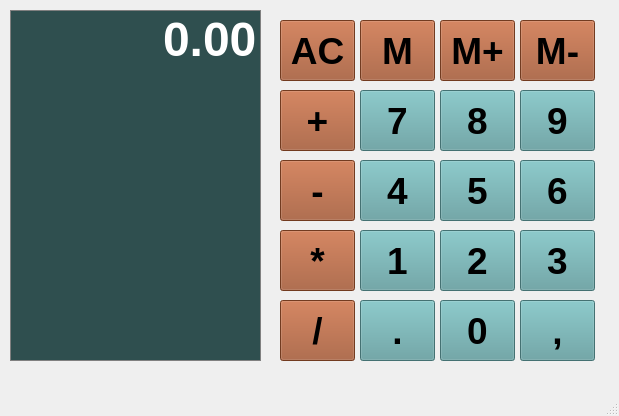
<?xml version="1.0" encoding="UTF-8"?>
<ui version="4.0">
 <class>Calcd</class>
 <widget class="QMainWindow" name="Calcd">
  <property name="geometry">
   <rect>
    <x>0</x>
    <y>0</y>
    <width>619</width>
    <height>416</height>
   </rect>
  </property>
  <property name="windowTitle">
   <string>Calcd</string>
  </property>
  <property name="styleSheet">
   <string notr="true">QPushButton{
	background-color: #5F9EA0;
	boder: 1px solid blue;
	padding: 5px;
}

QPushButtonPressed{
	background-color: #00 8B 8B;
	boder: 1px solid red;
	padding:  5px;
}</string>
  </property>
  <widget class="QWidget" name="centralwidget">
   <widget class="QPushButton" name="B7">
    <property name="geometry">
     <rect>
      <x>360</x>
      <y>90</y>
      <width>75</width>
      <height>61</height>
     </rect>
    </property>
    <property name="font">
     <font>
      <pointsize>28</pointsize>
      <bold>true</bold>
     </font>
    </property>
    <property name="styleSheet">
     <string notr="true">QPushButton{
	background-color: #5F9EA0;
	boder: 1px solid blue;
	padding: 5px
}
</string>
    </property>
    <property name="text">
     <string>7</string>
    </property>
   </widget>
   <widget class="QPushButton" name="B8">
    <property name="geometry">
     <rect>
      <x>440</x>
      <y>90</y>
      <width>75</width>
      <height>61</height>
     </rect>
    </property>
    <property name="font">
     <font>
      <pointsize>28</pointsize>
      <bold>true</bold>
     </font>
    </property>
    <property name="styleSheet">
     <string notr="true">QPushButton{
	background-color: #5F9EA0;
	boder: 1px solid blue;
	padding: 5px
}
</string>
    </property>
    <property name="text">
     <string>8</string>
    </property>
   </widget>
   <widget class="QPushButton" name="B9">
    <property name="geometry">
     <rect>
      <x>520</x>
      <y>90</y>
      <width>75</width>
      <height>61</height>
     </rect>
    </property>
    <property name="font">
     <font>
      <pointsize>28</pointsize>
      <bold>true</bold>
     </font>
    </property>
    <property name="styleSheet">
     <string notr="true">QPushButton{
	background-color: #5F9EA0;
	boder: 1px solid blue;
	padding: 5px
}
</string>
    </property>
    <property name="text">
     <string>9</string>
    </property>
   </widget>
   <widget class="QPushButton" name="B0">
    <property name="geometry">
     <rect>
      <x>440</x>
      <y>300</y>
      <width>75</width>
      <height>61</height>
     </rect>
    </property>
    <property name="font">
     <font>
      <pointsize>28</pointsize>
      <bold>true</bold>
     </font>
    </property>
    <property name="styleSheet">
     <string notr="true">QPushButton{
	background-color: #5F9EA0;
	boder: 1px solid blue;
	padding: 5px
}
</string>
    </property>
    <property name="text">
     <string>0</string>
    </property>
   </widget>
   <widget class="QPushButton" name="B6">
    <property name="geometry">
     <rect>
      <x>520</x>
      <y>160</y>
      <width>75</width>
      <height>61</height>
     </rect>
    </property>
    <property name="font">
     <font>
      <pointsize>28</pointsize>
      <bold>true</bold>
     </font>
    </property>
    <property name="styleSheet">
     <string notr="true">QPushButton{
	background-color: #5F9EA0;
	boder: 1px solid blue;
	padding: 5px
}
</string>
    </property>
    <property name="text">
     <string>6</string>
    </property>
   </widget>
   <widget class="QPushButton" name="B5">
    <property name="geometry">
     <rect>
      <x>440</x>
      <y>160</y>
      <width>75</width>
      <height>61</height>
     </rect>
    </property>
    <property name="font">
     <font>
      <pointsize>28</pointsize>
      <bold>true</bold>
     </font>
    </property>
    <property name="styleSheet">
     <string notr="true">QPushButton{
	background-color: #5F9EA0;
	boder: 1px solid blue;
	padding: 5px
}
</string>
    </property>
    <property name="text">
     <string>5</string>
    </property>
   </widget>
   <widget class="QPushButton" name="B4">
    <property name="geometry">
     <rect>
      <x>360</x>
      <y>160</y>
      <width>75</width>
      <height>61</height>
     </rect>
    </property>
    <property name="font">
     <font>
      <pointsize>28</pointsize>
      <bold>true</bold>
     </font>
    </property>
    <property name="styleSheet">
     <string notr="true">QPushButton{
	background-color: #5F9EA0;
	boder: 1px solid blue;
	padding: 5px
}
</string>
    </property>
    <property name="text">
     <string>4</string>
    </property>
   </widget>
   <widget class="QPushButton" name="B1">
    <property name="geometry">
     <rect>
      <x>360</x>
      <y>230</y>
      <width>75</width>
      <height>61</height>
     </rect>
    </property>
    <property name="font">
     <font>
      <pointsize>28</pointsize>
      <bold>true</bold>
     </font>
    </property>
    <property name="styleSheet">
     <string notr="true">QPushButton{
	background-color: #5F9EA0;
	boder: 1px solid blue;
	padding: 5px
}
</string>
    </property>
    <property name="text">
     <string>1</string>
    </property>
   </widget>
   <widget class="QPushButton" name="B2">
    <property name="geometry">
     <rect>
      <x>440</x>
      <y>230</y>
      <width>75</width>
      <height>61</height>
     </rect>
    </property>
    <property name="font">
     <font>
      <pointsize>28</pointsize>
      <bold>true</bold>
     </font>
    </property>
    <property name="styleSheet">
     <string notr="true">QPushButton{
	background-color: #5F9EA0;
	boder: 1px solid blue;
	padding: 5px
}
</string>
    </property>
    <property name="text">
     <string>2</string>
    </property>
   </widget>
   <widget class="QPushButton" name="B3">
    <property name="geometry">
     <rect>
      <x>520</x>
      <y>230</y>
      <width>75</width>
      <height>61</height>
     </rect>
    </property>
    <property name="font">
     <font>
      <pointsize>28</pointsize>
      <bold>true</bold>
     </font>
    </property>
    <property name="styleSheet">
     <string notr="true">QPushButton{
	background-color: #5F9EA0;
	boder: 1px solid blue;
	padding: 5px
}
</string>
    </property>
    <property name="text">
     <string>3</string>
    </property>
   </widget>
   <widget class="QPushButton" name="Bcomma">
    <property name="geometry">
     <rect>
      <x>520</x>
      <y>300</y>
      <width>75</width>
      <height>61</height>
     </rect>
    </property>
    <property name="font">
     <font>
      <pointsize>28</pointsize>
      <bold>true</bold>
     </font>
    </property>
    <property name="styleSheet">
     <string notr="true">QPushButton{
	background-color: #5F9EA0;
	boder: 1px solid blue;
	padding: 5px
}
</string>
    </property>
    <property name="text">
     <string>,</string>
    </property>
   </widget>
   <widget class="QPushButton" name="Bdot">
    <property name="geometry">
     <rect>
      <x>360</x>
      <y>300</y>
      <width>75</width>
      <height>61</height>
     </rect>
    </property>
    <property name="font">
     <font>
      <pointsize>28</pointsize>
      <bold>true</bold>
     </font>
    </property>
    <property name="styleSheet">
     <string notr="true">QPushButton{
	background-color: #5F9EA0;
	boder: 1px solid blue;
	padding: 5px
}
</string>
    </property>
    <property name="text">
     <string>.</string>
    </property>
   </widget>
   <widget class="QPushButton" name="Bclear">
    <property name="geometry">
     <rect>
      <x>280</x>
      <y>20</y>
      <width>75</width>
      <height>61</height>
     </rect>
    </property>
    <property name="font">
     <font>
      <pointsize>28</pointsize>
      <bold>true</bold>
     </font>
    </property>
    <property name="styleSheet">
     <string notr="true">QPushButton{
	background-color: #A0522D;
	boder: 1px solid blue;
	padding: 5px
}
</string>
    </property>
    <property name="text">
     <string>AC</string>
    </property>
   </widget>
   <widget class="QPushButton" name="Bplus">
    <property name="geometry">
     <rect>
      <x>280</x>
      <y>90</y>
      <width>75</width>
      <height>61</height>
     </rect>
    </property>
    <property name="font">
     <font>
      <pointsize>28</pointsize>
      <bold>true</bold>
     </font>
    </property>
    <property name="styleSheet">
     <string notr="true">QPushButton{
	background-color: #A0522D;
	boder: 1px solid blue;
	padding: 5px
}
</string>
    </property>
    <property name="text">
     <string>+</string>
    </property>
   </widget>
   <widget class="QPushButton" name="Bminus">
    <property name="geometry">
     <rect>
      <x>280</x>
      <y>160</y>
      <width>75</width>
      <height>61</height>
     </rect>
    </property>
    <property name="font">
     <font>
      <pointsize>28</pointsize>
      <bold>true</bold>
     </font>
    </property>
    <property name="styleSheet">
     <string notr="true">QPushButton{
	background-color: #A0522D;
	boder: 1px solid blue;
	padding: 5px
}
</string>
    </property>
    <property name="text">
     <string>-</string>
    </property>
   </widget>
   <widget class="QPushButton" name="Bmultiple">
    <property name="geometry">
     <rect>
      <x>280</x>
      <y>230</y>
      <width>75</width>
      <height>61</height>
     </rect>
    </property>
    <property name="font">
     <font>
      <pointsize>28</pointsize>
      <bold>true</bold>
     </font>
    </property>
    <property name="styleSheet">
     <string notr="true">QPushButton{
	background-color: #A0522D;
	boder: 1px solid blue;
	padding: 5px
}
</string>
    </property>
    <property name="text">
     <string>*</string>
    </property>
   </widget>
   <widget class="QPushButton" name="Bdivide">
    <property name="geometry">
     <rect>
      <x>280</x>
      <y>300</y>
      <width>75</width>
      <height>61</height>
     </rect>
    </property>
    <property name="font">
     <font>
      <pointsize>28</pointsize>
      <bold>true</bold>
     </font>
    </property>
    <property name="styleSheet">
     <string notr="true">QPushButton{
	background-color: #A0522D;
	boder: 1px solid blue;
	padding: 5px
}
</string>
    </property>
    <property name="text">
     <string>/</string>
    </property>
   </widget>
   <widget class="QLineEdit" name="lineEdit">
    <property name="geometry">
     <rect>
      <x>10</x>
      <y>10</y>
      <width>251</width>
      <height>351</height>
     </rect>
    </property>
    <property name="font">
     <font>
      <family>Segoe UI</family>
      <pointsize>36</pointsize>
      <bold>true</bold>
     </font>
    </property>
    <property name="layoutDirection">
     <enum>Qt::LeftToRight</enum>
    </property>
    <property name="styleSheet">
     <string notr="true">QLineEdit {
	background-color: DarkSlateGray;
	border: 1px solid gray;
	color: #ffffff;
}</string>
    </property>
    <property name="text">
     <string>0.00</string>
    </property>
    <property name="alignment">
     <set>Qt::AlignRight|Qt::AlignTop|Qt::AlignTrailing</set>
    </property>
   </widget>
   <widget class="QPushButton" name="BMemory">
    <property name="geometry">
     <rect>
      <x>360</x>
      <y>20</y>
      <width>75</width>
      <height>61</height>
     </rect>
    </property>
    <property name="font">
     <font>
      <pointsize>28</pointsize>
      <bold>true</bold>
     </font>
    </property>
    <property name="styleSheet">
     <string notr="true">QPushButton{
	background-color: #A0522D;
	boder: 1px solid blue;
	padding: 5px
}
</string>
    </property>
    <property name="text">
     <string>M</string>
    </property>
   </widget>
   <widget class="QPushButton" name="BMemoryplus">
    <property name="geometry">
     <rect>
      <x>440</x>
      <y>20</y>
      <width>75</width>
      <height>61</height>
     </rect>
    </property>
    <property name="font">
     <font>
      <pointsize>28</pointsize>
      <bold>true</bold>
     </font>
    </property>
    <property name="styleSheet">
     <string notr="true">QPushButton{
	background-color: #A0522D;
	boder: 1px solid blue;
	padding: 5px
}
</string>
    </property>
    <property name="text">
     <string>M+</string>
    </property>
   </widget>
   <widget class="QPushButton" name="BMemoryClean">
    <property name="geometry">
     <rect>
      <x>520</x>
      <y>20</y>
      <width>75</width>
      <height>61</height>
     </rect>
    </property>
    <property name="font">
     <font>
      <pointsize>28</pointsize>
      <bold>true</bold>
     </font>
    </property>
    <property name="styleSheet">
     <string notr="true">QPushButton{
	background-color: #A0522D;
	boder: 1px solid blue;
	padding: 5px
}
</string>
    </property>
    <property name="text">
     <string>M-</string>
    </property>
   </widget>
  </widget>
  <widget class="QMenuBar" name="menubar">
   <property name="geometry">
    <rect>
     <x>0</x>
     <y>0</y>
     <width>619</width>
     <height>21</height>
    </rect>
   </property>
  </widget>
  <widget class="QStatusBar" name="statusbar"/>
 </widget>
 <resources/>
 <connections/>
</ui>
